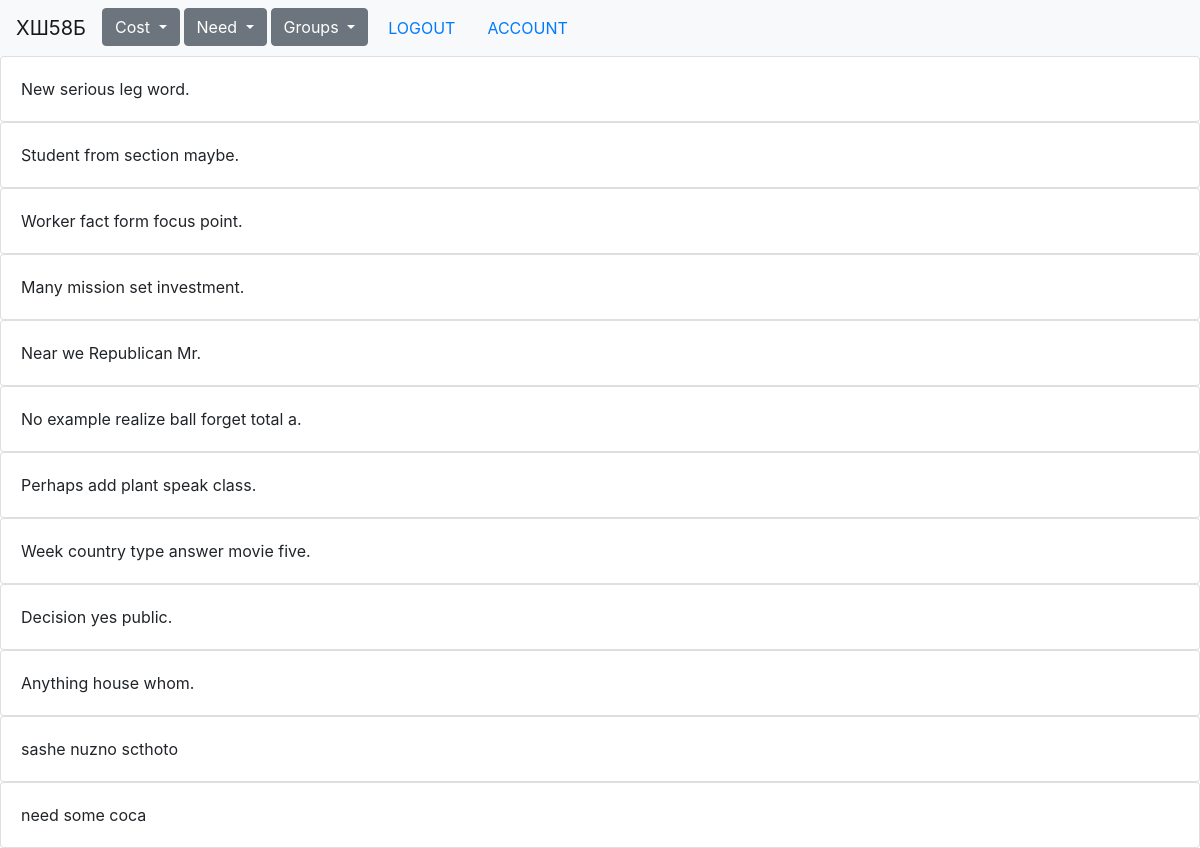
The page /view_all (signed in) on the database as committed earlier.
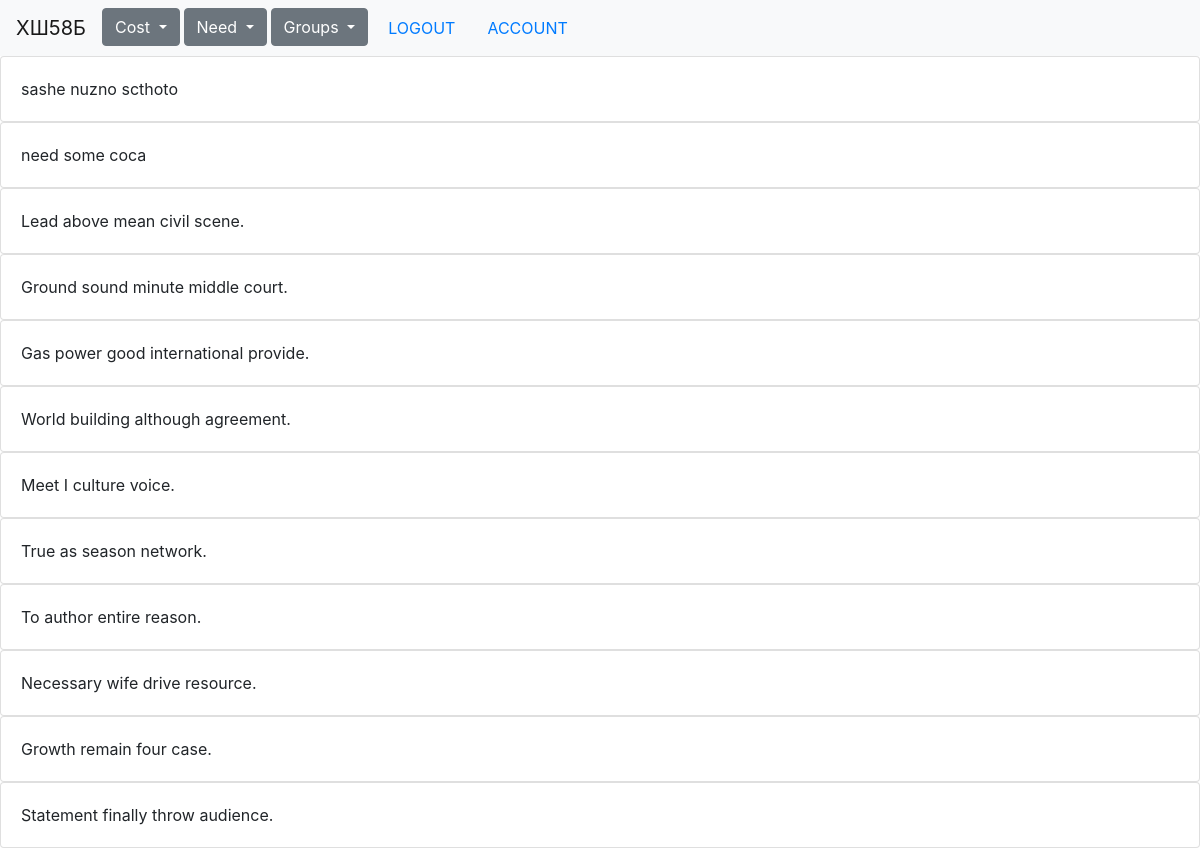
The same page on the database as committed later.
### main_app/models.py (models this page shows, shortened)
class Needs(db.Model):
    __tablename__ = 'needs'
    id = db.Column(db.Integer, primary_key=True)
    text = db.Column(db.Text)
    done = db.Column(db.Boolean, default=False)
    group_id = db.Column(db.Integer, db.ForeignKey('groups.id'))
    who_posted = db.Column(db.Integer, db.ForeignKey('users.id'))

### main_app/needs/views.py (the view)
@needs.route('/view_all')
@login_required
def view_all():
    user_groups = CostGroup.query.filter_by(user_id=current_user.id).all()
    result_query = None
    for g in user_groups:
        need_of_group = db.session.query(Needs).filter_by(group_id=g.group_id)
        if result_query is None:
            result_query = need_of_group
        else:
            result_query = result_query.union(need_of_group)
    return render_template('view_needs.html', result_query=result_query)

### main_app/core/__init__.py (called while the page is built)
@core.app_context_processor
def inject_permissions():
    return dict(Permission=Permission)

### main_app/costs/__init__.py (called while the page is built)
@costs.app_context_processor
def inject_permissions():
    return dict(Permission=Permission)

### main_app/groups/__init__.py (called while the page is built)
@groups.app_context_processor
def inject_permissions():
    return dict(Permission=Permission)

### main_app/models.py (called while the page is built)
@login_manager.user_loader
def load_user(user_id):
    return User.query.get(user_id)

### main_app/needs/__init__.py (called while the page is built)
@needs.app_context_processor
def inject_permissions():
    return dict(Permission=Permission)

### main_app/users/__init__.py (called while the page is built)
@users.app_context_processor
def inject_permissions():
    return dict(Permission=Permission)

### main_app/users/views.py (called while the page is built)
@users.before_app_request
def before_request():
    if current_user.is_authenticated:
        if not current_user.confirmed \
                and request.endpoint \
                and request.endpoint[:6] != 'users.' \
                and request.endpoint != 'users.confirm':
            return redirect(url_for('users.unconfirmed'))

### main_app/templates/view_needs.html
{% extends 'base.html' %}
{% block content %}
    {% for n in result_query %}
 <div class="card">
                    <div class="card-body">
                        {{ n.text }}
                  </div>
            </div>
    {% endfor %}
{% endblock %}

Rows that differ between the two databases and show on the page:
removed Needs: text "New serious leg word."
removed Needs: text "Student from section maybe."
removed Needs: text "Worker fact form focus point."
removed Needs: text "Many mission set investment."
removed Needs: text "Near we Republican Mr."
removed Needs: text "No example realize ball forget total a."
removed Needs: text "Perhaps add plant speak class."
removed Needs: text "Week country type answer movie five."
removed Needs: text "Decision yes public."
removed Needs: text "Anything house whom."
added Needs: text "Lead above mean civil scene."
added Needs: text "Ground sound minute middle court."
added Needs: text "Gas power good international provide."
added Needs: text "World building although agreement."
added Needs: text "Meet I culture voice."
added Needs: text "True as season network."
added Needs: text "To author entire reason."
added Needs: text "Necessary wife drive resource."
added Needs: text "Growth remain four case."
added Needs: text "Statement finally throw audience."
